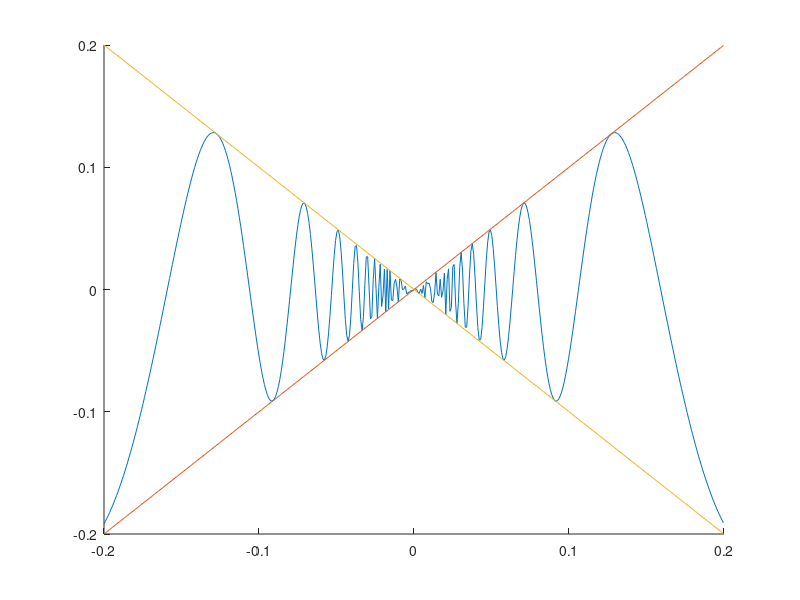

This chart was generated by the following MATLAB code:
disp("1.2.73 Three functions")
hold on
x = -0.2:0.0009:0.2;

f = @(x) x.*sin(1./x);
y = f(x);
plot(x, y)

g = @(x) x;
y = g(x);
plot(x, y)

h = @(x) -x;
y = h(x);
plot(x, y)

disp("f(x) Oscillates faster and faster the closer")
disp("to x = 0 the function gets.")
disp("lim x -> 0 of f(x) exists because as x tends to zero")
disp("1 / x tends to infinity")